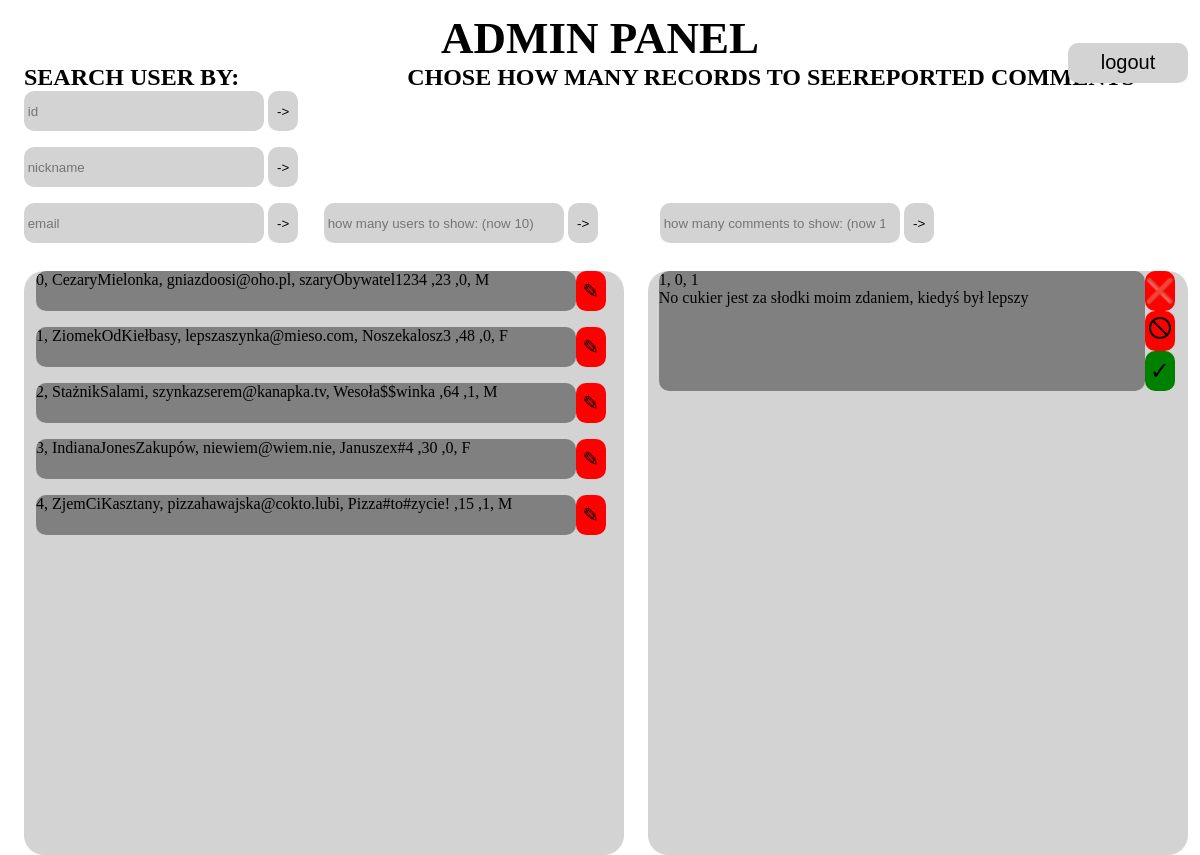
Page /admin_index on the committed database.
### main.py (models this page shows, shortened)
class User(UserMixin, db.Model):
    id = db.Column(db.Integer, primary_key=True)
    nickname = db.Column(db.String(NICKNAME_LENGTH_MAX))
    email = db.Column(db.String(EMAIL_LENGTH_MAX))
    password = db.Column(db.String(PASSWORD_LENGTH_MAX))
    age = db.Column(db.Integer)
    sex = db.Column(db.String(1))
    is_admin = db.Column(db.Integer)    #admin = 1, user = 0

class Comments(db.Model):
    id = db.Column(db.Integer, primary_key=True)
    user_id = db.Column(db.Integer)
    content = db.Column(db.String(EMAIL_LENGTH_MAX))
    how_many_reports = db.Column(db.Integer)
    product_id = db.Column(db.Integer)
    state=db.Column(db.Integer)
    date_of_deletion= db.Column(db.Date)

### main.py (the view)
@app.route("/admin_index")
def admin_index():
    first_x_users=User.query.limit(HOW_MANY_USERS_TO_SHOW).all()
    x=[]
    for i in first_x_users:
        x.append(i)
    records=[]
    records.append(x)
    reported_comments=Comments.query.filter(Comments.how_many_reports>0).order_by(desc(Comments.how_many_reports)).limit(HOW_MANY_REPORTED_COMMENTS_TO_SHOW).all()
    x=[]
    for i in reported_comments:
        x.append(i)
    records.append(x)
    records.append(HOW_MANY_USERS_TO_SHOW)
    records.append(HOW_MANY_REPORTED_COMMENTS_TO_SHOW)
    return render_template("admin_index.html",records=records)

### templates/admin_index.html (shortened to what this page needs)
<!DOCTYPE html>
<html lang="en">
<head>
</head>
<body>
    <h1>ADMIN PANEL</h1>
    <div>
        <h2 class="lh2">SEARCH USER BY:&nbsp;&nbsp;&nbsp;&nbsp;&nbsp;&nbsp;&nbsp;&nbsp;&nbsp;&nbsp;&nbsp;&nbsp;&nbsp;&nbsp;&nbsp;&nbsp;&nbsp;&nbsp;&nbsp;&nbsp;&nbsp;&nbsp;&nbsp;&nbsp;&nbsp;&nbsp;&nbsp;&nbsp;CHOSE HOW MANY RECORDS TO SEE</h2>
    <h2 class="rh2">REPORTED COMMENTS</h2>
    </div>
    <div class="options">
         <div class="chose user">
                <form action="/admin_search_user_by_id" method="post">
                    <input type="number" name="id" placeholder=" id">
                    <input class="go" type="submit" value="->">
                </form>
         </div>
    </div>
    <div class="options">
        <div class="chose user">
                <form action="/admin_search_user_by_nickname" method="post">
                    <input type="text" name="nickname" placeholder=" nickname">
                    <input class="go" type="submit" value="->">
                </form>
         </div>
    </div>
        <div class="options">
        <div class="chose user">
                <form action="/admin_search_user_by_email" method="post">
                    <input type="text" name="email" placeholder=" email">
                    <input class="go" type="submit" value="->">
                </form>
         </div>
          <div class="chose user">
                <form action="/admin_show_x_users" method="post">
                    <input type="number" name="how_many" placeholder=" how many users to show: (now {{records[2]}})">
                    <input class="go" type="submit" value="->">
                </form>
         </div>
            <div class="chose user far">
                <form action="/admin_show_x_comments" method="post">
                    <input type="number" name="how_many" placeholder=" how many comments to show: (now {{records[3]}})">
                    <input class="go" type="submit" value="->">
                </form>
         </div>
        </div>
    <div class="frame1">
    {% for record in records[0] %}
        <div class="separate1">
      <div class="ramka4form">
      <p>{{record.id}}, {{record.nickname}}, {{record.email}}, {{record.password}} ,{{record.age}} ,{{record.sex}}, {{record.is_admin}}</p>
      </div>
        <form action="/admin_search_user_by_id" method="post">
            <input class="edit" type="submit" value="&#9998;">
        </form>
        </div>
    {% endfor %}
    </div>
    <div class="frame2">
{% for record in records[1] %}
        <div class="separate2">
      <div class="ramka5form">
      <p>{{record.id}}, {{record.user_id}}, {{record.how_many_reports}}</p>
          <p>{{record.content}}</p>
      </div>
      <div class="options2">
                <form action="/admin_comment_delete" method="post">
                    <input class="delete" type="submit" value="&#10060;">
                </form>
              <form action="/admin_comment_delete_and_ban" method="post">
                    <input class="ban" type="submit" value="&#128711;">
                </form>
              <form action="/admin_comment_save" method="post">
                    <input class="save" type="submit" value="&#10003;">
                </form>
          </div>
        </div>
    {% endfor %}
    </div>
    <form action="/admin_logout" method="post">
        <input class="logout" type="submit" value="logout">
    </form>
</body>
</html>

### templates/admin_index.html (style rules this page uses)
* { border: 0; margin: 0; padding: 0; }
body { height: 100vh; width: 100vw; overflow: hidden; }
h1 { display: inline-block; margin-left: 50%; transform:translate(-50%); margin-top: 1%; font-size: 45px; }
.frame1,.frame2 { display: inline-block; width: 50%; height: 73%; float: left; margin-top: 1%; margin-left: 2%; background: lightgray; border-radius: 20px; overflow-y: auto; }
.frame2 { width: 45%; }
.logout { width: 10%; font-size: 20px; position: absolute; left: 89%; top: 5%; }
.lh2 { float: left; margin-left: 2%; }
.rh2 { margin-left: 68%; }
.ramka4form,.ramka5form { float: left; z-index: 3; height: 5vh; width: 45vw; background: gray; position: relative; border-radius: 10px; margin-bottom: 1vh; overflow: hidden; margin-left: 2%; }
.edit { width: 5%; background: red; font-size: 20px; }
.options { width: 100%; height: 7%; }
.chose { height: 100%; width: 23%; float: left; margin-left: 2%; }
.far { margin-left: 5%; }
.go { width: 11%; }
input { height: 5vh; width: 20vw; border-radius: 10px; background-color: lightgray; margin-bottom: 2vh; }
.options2 { float: right; height: 20%; width: 8%; }
.delete,.ban,.save { background: red; font-size: 150%; width: 70%; margin: 0; float: left; }
.save { background: green; }
.ramka5form { height: 15vh; width: 90%; overflow-y: auto; word-wrap: break-word; }

### rows in the picture
User: id "0", nickname "CezaryMielonka", email "gniazdoosi@oho.pl", password "szaryObywatel1234", age "23", sex "0", is_admin "M"
User: id "1", nickname "ZiomekOdKiełbasy", email "lepszaszynka@mieso.com", password "Noszekalosz3", age "48", sex "0", is_admin "F"
User: id "2", nickname "StażnikSalami", email "szynkazserem@kanapka.tv", password "Wesoła$$winka", age "64", sex "1", is_admin "M"
User: id "3", nickname "IndianaJonesZakupów", email "niewiem@wiem.nie", password "Januszex#4", age "30", sex "0", is_admin "F"
User: id "4", nickname "ZjemCiKasztany", email "pizzahawajska@cokto.lubi", password "Pizza#to#zycie!", age "15", sex "1", is_admin "M"
Comments: id "1", user_id "0", how_many_reports "1", content "No cukier jest za słodki moim zdaniem, kiedyś był lepszy"
